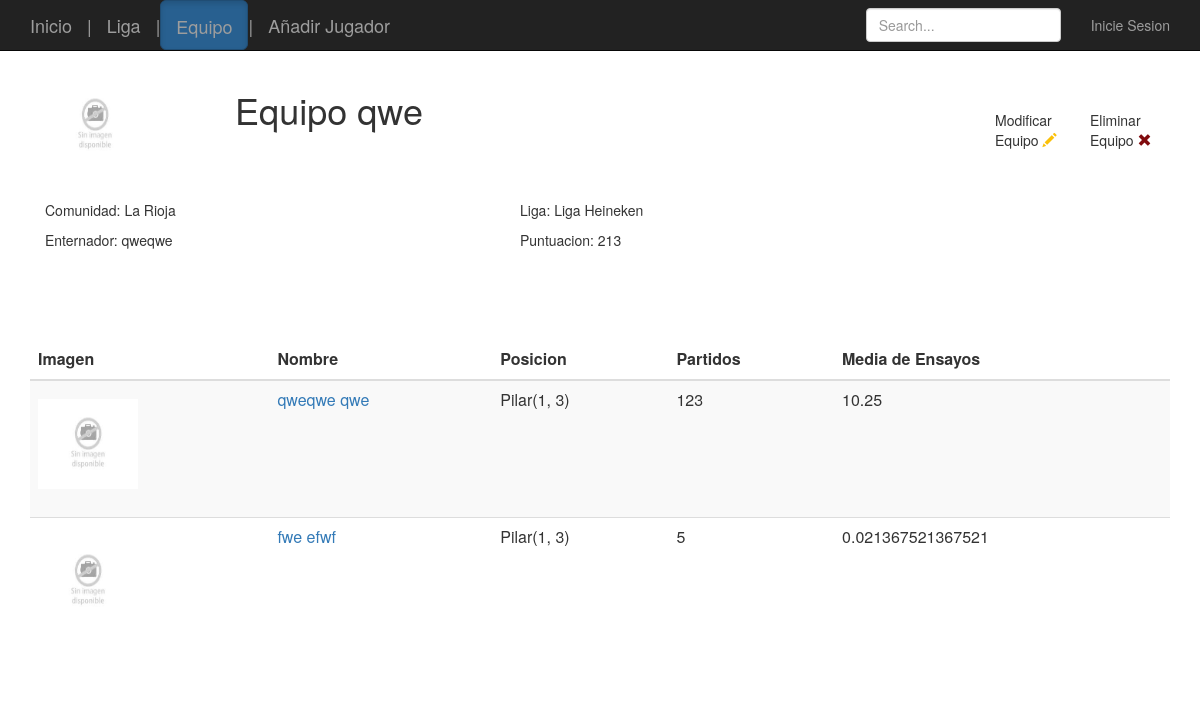
Page /equipo.php?id=19 on the committed database.
### tables this page shows
CREATE TABLE `equipo` (
  `id` int(11) NOT NULL,
  `nombre` tinytext NOT NULL,
  `imagen` tinytext NOT NULL,
  `comunidad` tinytext NOT NULL,
  `entrenador` tinytext NOT NULL,
  `liga` tinytext NOT NULL,
  `puntuacion` int(11) NOT NULL
);

CREATE TABLE `liga` (
  `id` int(11) NOT NULL,
  `nombre` tinytext NOT NULL,
  `imagen` tinytext NOT NULL
);

CREATE TABLE `jugador` (
  `id` int(11) NOT NULL,
  `imagen` tinytext NOT NULL,
  `nombre` varchar(30) NOT NULL,
  `apellido` varchar(60) NOT NULL,
  `edad` int(3) NOT NULL,
  `altura` decimal(10,0) NOT NULL,
  `peso` decimal(10,0) NOT NULL,
  `posicion` tinytext NOT NULL,
  `partidos` int(11) NOT NULL,
  `ensayos` int(11) NOT NULL,
  `amarillas` int(11) NOT NULL,
  `rojas` int(11) NOT NULL,
  `equipo` tinytext NOT NULL
);

### config.php (called while the page is built, shortened)
<?php
$user = 'manolo';

### equipo.php (the view, shortened to what this page needs)
<?php
include_once 'config.php';
include_once 'connect_db.php';
$id = $_REQUEST['id'];
$sqlJugador = "SELECT jugador.* from jugador, equipo WHERE equipo.id =:id AND equipo.nombre=jugador.equipo";
$resultJugador = $pdo->prepare($sqlJugador);
$resultJugador->execute([
    'id' => $id
]);
$sqlLiga = "SELECT liga.* from liga, equipo WHERE equipo.id = :id AND equipo.liga = liga.nombre LIMIT 1";
$resultLiga = $pdo->prepare($sqlLiga);
$resultLiga->execute([
    'id' => $id
]);
$sql = "SELECT * from equipo WHERE id = :id LIMIT 1";
$result = $pdo->prepare($sql);
$result->execute([
    'id' => $id
]);
?>
<html lang="es">
<head>
    <link rel="stylesheet" href="https://cdnjs.cloudflare.com/ajax/libs/twitter-bootstrap/3.3.7/css/bootstrap.min.css"/>
    <link rel="stylesheet" href="css/app.css">
</head>
<body>
<nav class="navbar navbar-inverse navbar-fixed-top">
    <?php while ($row = $result->fetch(PDO::FETCH_ASSOC)): ?>
    <div class="container">
        <div class="navbar-header">
            <a class="navbar-brand" href="index.php">Inicio</a><span class="navbar-brand"> | </span>
            <?php while ($rowLiga = $resultLiga->fetch(PDO::FETCH_ASSOC)): ?>
            <a class="navbar-brand" href="liga.php?id=<?= $rowLiga['id'] ?>">Liga</a><span class="navbar-brand"> | </span>
            <a class="navbar-brand btn btn-primary btn-lg active" href="equipo.php?id=<?= $row['id'] ?>">Equipo</a><span class="navbar-brand"> | </span>
            <a class="navbar-brand" href="addJugador.php?id=<?= $row['id'] ?>">Añadir Jugador</a>
        </div>
        <div id="navbar" class="navbar-collapse collapse">
            <ul class="nav navbar-nav navbar-right">
                <?php if ($user == "manolo"): ?>
                    <li><a href="login.php">Inicie Sesion</a></li>
                <?php else: ?>
                    <li><a href="login.php"><?= $user ?></a></li>
                <?php endif ?>
            </ul>
            <form class="navbar-form navbar-right">
                <input type="text" class="form-control" placeholder="Search...">
            </form>
        </div>
    </div>
</nav>
<div class="container">
    <div class="col-sm-2 col-md-2">
        <img src="<?= $row["imagen"] ?>" alt="No se ha podido encontrar la imagen">
    </div>
    <div class="col-sm-8 col-md-8">
        <h1><?= $row['nombre'] ?></h1>
    </div>
    <div class="col-sm-1 col-md-1 botonesUtiles">
        <span>Modificar Equipo</span>
        <a href="updateEquipo.php?id=<?= $row['id'] ?>" class="editar"><span
                    class="glyphicon glyphicon-pencil" aria-hidden="true"></span></a>
    </div>
    <div class="col-sm-1 col-md-1 botonesUtiles">
        <span>Eliminar Equipo</span>
        <a href="deleteEquipo.php?id=<?= $row['id'] ?>" class="borrar"><span
                    class="glyphicon glyphicon-remove" aria-hidden="true"></span></a>
    </div>
    <div id="tabla">
        <div>
            <div class="col-sm-5  col-md-5">
                <p>Comunidad: <?= $row['comunidad'] ?></p>
                <p>Enternador: <?= $row['entrenador'] ?></p>
            </div>
            <div class="col-sm-5  col-md-5">
                <p>Liga: <?= $rowLiga['nombre'] ?></p>
                <?php endwhile; ?>
                <p>Puntuacion: <?= $row['puntuacion'] ?></p>
            </div>
        </div><br>
        <table class="table table-striped">
            <thead>
            <tr>
                <th>Imagen</th>
                <th>Nombre</th>
                <th>Posicion</th>
                <th>Partidos</th>
                <th>Media de Ensayos</th>
            </tr>
            </thead>
            <tbody>
            <?php while ($rowJugador = $resultJugador->fetch(PDO::FETCH_ASSOC)): ?>
            <tr>
                <td>
                    <a href="jugador.php?id=<?= $rowJugador['id'] ?>"><img src="<?= $rowJugador['imagen'] ?>"></a>
                </td>
                <td>
                    <a href="jugador.php?id=<?= $rowJugador['id'] ?>"><?= $rowJugador['nombre'] . " " . $rowJugador['apellido'] ?></a>
                </td>
                <td><?= $rowJugador['posicion'] ?></td>
                <td><?= $rowJugador['partidos'] ?></td>
                <td><?= $rowJugador['partidos'] / $rowJugador['ensayos'] ?></td>
            </tr>
            <?php endwhile; ?>
            </tbody>
        </table>
    </div>
    <?php endwhile; ?>
</div>
</body>
</html>

### css/app.css (style rules this page uses)
body { padding-top: 70px; }
img { height: 100px; width: 100px; padding-top: 10px; margin-bottom: 20px; }
table { margin-top: 250px; }
.editar { color: #fac009; }
.borrar { color: #800b0e; }
.botonesUtiles { padding-top: 40px; margin-bottom: 50px; }

### rows in the picture
equipo: nombre "Equipo qwe", comunidad "La Rioja", entrenador "qweqwe", puntuacion "213"
liga: equipo.imagen (picture), nombre "Liga Heineken"
jugador: imagen (picture), nombre "qweqwe", apellido "qwe", posicion "Pilar(1, 3)", partidos "123", $rowJugador['partidos'] / $rowJugador['ensayos'] "10.25"
jugador: imagen (picture), nombre "fwe", apellido "efwf", posicion "Pilar(1, 3)", partidos "5", $rowJugador['partidos'] / $rowJugador['ensayos'] "0.021367521367521"
